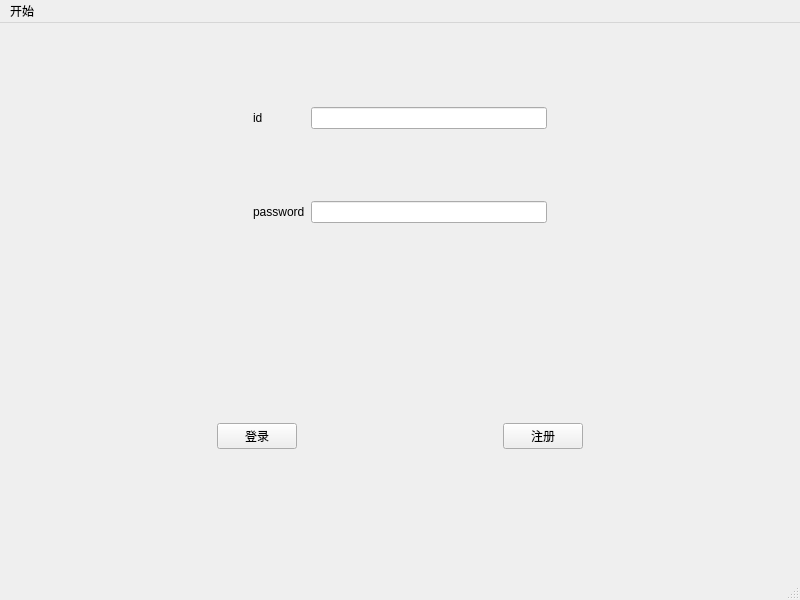
<?xml version="1.0" encoding="UTF-8"?>
<ui version="4.0">
 <class>LoginWindow</class>
 <widget class="QMainWindow" name="LoginWindow">
  <property name="geometry">
   <rect>
    <x>0</x>
    <y>0</y>
    <width>800</width>
    <height>600</height>
   </rect>
  </property>
  <property name="windowTitle">
   <string>MainWindow</string>
  </property>
  <widget class="QWidget" name="centralwidget">
   <layout class="QGridLayout" name="gridLayout_2">
    <item row="1" column="0">
     <widget class="QWidget" name="widget_2" native="true">
      <layout class="QHBoxLayout" name="horizontalLayout">
       <item>
        <spacer name="horizontalSpacer_3">
         <property name="orientation">
          <enum>Qt::Horizontal</enum>
         </property>
         <property name="sizeHint" stdset="0">
          <size>
           <width>40</width>
           <height>20</height>
          </size>
         </property>
        </spacer>
       </item>
       <item>
        <widget class="QPushButton" name="login">
         <property name="text">
          <string>登录</string>
         </property>
        </widget>
       </item>
       <item>
        <spacer name="horizontalSpacer_5">
         <property name="orientation">
          <enum>Qt::Horizontal</enum>
         </property>
         <property name="sizeHint" stdset="0">
          <size>
           <width>40</width>
           <height>20</height>
          </size>
         </property>
        </spacer>
       </item>
       <item>
        <widget class="QPushButton" name="create">
         <property name="text">
          <string>注册</string>
         </property>
        </widget>
       </item>
       <item>
        <spacer name="horizontalSpacer_4">
         <property name="orientation">
          <enum>Qt::Horizontal</enum>
         </property>
         <property name="sizeHint" stdset="0">
          <size>
           <width>40</width>
           <height>20</height>
          </size>
         </property>
        </spacer>
       </item>
      </layout>
     </widget>
    </item>
    <item row="0" column="0">
     <widget class="QWidget" name="widget" native="true">
      <layout class="QGridLayout" name="gridLayout">
       <item row="0" column="3">
        <spacer name="horizontalSpacer_2">
         <property name="orientation">
          <enum>Qt::Horizontal</enum>
         </property>
         <property name="sizeHint" stdset="0">
          <size>
           <width>40</width>
           <height>20</height>
          </size>
         </property>
        </spacer>
       </item>
       <item row="1" column="2">
        <widget class="QLineEdit" name="password"/>
       </item>
       <item row="0" column="2">
        <widget class="QLineEdit" name="name"/>
       </item>
       <item row="1" column="1">
        <widget class="QLabel" name="label_2">
         <property name="text">
          <string>password</string>
         </property>
        </widget>
       </item>
       <item row="0" column="0">
        <spacer name="horizontalSpacer">
         <property name="orientation">
          <enum>Qt::Horizontal</enum>
         </property>
         <property name="sizeHint" stdset="0">
          <size>
           <width>40</width>
           <height>20</height>
          </size>
         </property>
        </spacer>
       </item>
       <item row="0" column="1">
        <widget class="QLabel" name="label">
         <property name="text">
          <string>id</string>
         </property>
        </widget>
       </item>
      </layout>
     </widget>
    </item>
   </layout>
  </widget>
  <widget class="QMenuBar" name="menubar">
   <property name="geometry">
    <rect>
     <x>0</x>
     <y>0</y>
     <width>800</width>
     <height>25</height>
    </rect>
   </property>
   <widget class="QMenu" name="menu">
    <property name="title">
     <string>开始</string>
    </property>
    <addaction name="actionclose"/>
    <addaction name="actionSetBackgroundPicture"/>
   </widget>
   <addaction name="menu"/>
  </widget>
  <widget class="QStatusBar" name="statusbar"/>
  <action name="actionclose">
   <property name="text">
    <string>关闭</string>
   </property>
  </action>
  <action name="actionSetBackgroundPicture">
   <property name="text">
    <string>设置背景</string>
   </property>
  </action>
 </widget>
 <resources/>
 <connections/>
</ui>
